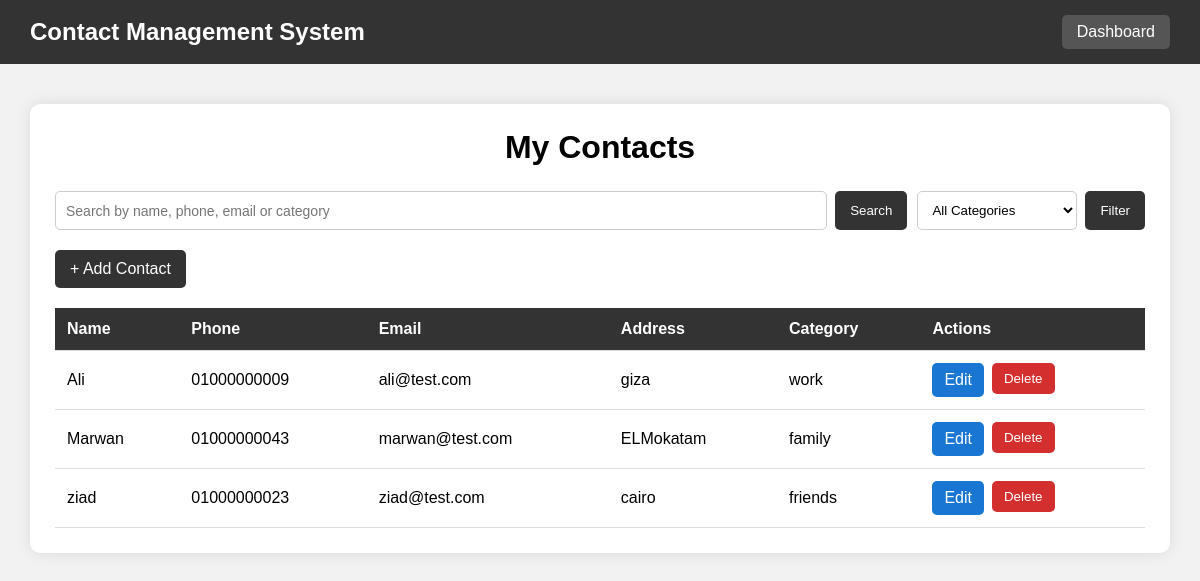
/contacts (signed in), run on the app's committed database.
### tables this page shows
CREATE TABLE Contacts (
            id INTEGER PRIMARY KEY AUTOINCREMENT,
            user_id INTEGER NOT NULL,
            name TEXT NOT NULL,
            phone TEXT,
            email TEXT,
            address TEXT,
            category TEXT,
            created_at TIMESTAMP DEFAULT CURRENT_TIMESTAMP,
            updated_at TIMESTAMP DEFAULT CURRENT_TIMESTAMP,
            FOREIGN KEY (user_id) REFERENCES Users(id)
        );

### app.py (the view, shortened to what this page needs)
@app.route("/contacts")
def contacts():
    if "user_id" not in session:
        return redirect("/")
    search = request.args.get("search", "").strip()
    category = request.args.get("category", "").strip()
    connection = get_db_connection()
    query = """
        SELECT *
        FROM Contacts
        WHERE user_id = ?
    """
    parameters = [session["user_id"]]
    if category:
        query += " AND category = ?"
        parameters.append(category)
    query += " ORDER BY id DESC"
    contacts = connection.execute(
        query,
        parameters
    ).fetchall()
    categories = connection.execute(
        """
        SELECT DISTINCT category
        FROM Contacts
        WHERE user_id = ?
        AND category IS NOT NULL
        AND category != ''
        ORDER BY category
        """,
        (session["user_id"],)
    ).fetchall()
    connection.close()
    return render_template(
        "contacts.html",
        contacts=contacts,
        search=search,
        category=category,
        categories=categories
    )

### app.py (called while the page is built)
def get_db_connection():
    connection = sqlite3.connect("contacts.db")
    connection.row_factory = sqlite3.Row
    return connection

### templates/contacts.html (shortened to what this page needs)
<!DOCTYPE html>
<html lang="en">
<head>
</head>
<body>
    <div class="navbar">
        <h2>Contact Management System</h2>
        <a class="back" href="/dashboard">Dashboard</a>
    </div>
    <div class="container">
        <div class="contacts-box">
            <h1>My Contacts</h1>
            <div class="filters">
                <form method="GET" action="/contacts" class="search-form">
                    <input type="text"
                           name="search"
                           class="search-input"
                           placeholder="Search by name, phone, email or category"
                           value="{{ search }}">
                    <button type="submit" class="search-button">
                        Search
                    </button>
                </form>
                <form method="GET" action="/contacts" class="category-form">
                    <select name="category"
                            class="category-select">
                        <option value="">
                            All Categories
                        </option>
                    </select>
                    <button type="submit" class="filter-button">
                        Filter
                    </button>
                </form>
            </div>
            <a class="add-button"
               href="/add-contact">
                + Add Contact
            </a>
            {% if contacts %}
            <div class="table-container">
                <table>
                    <thead>
                        <tr>
                            <th>Name</th>
                            <th>Phone</th>
                            <th>Email</th>
                            <th>Address</th>
                            <th>Category</th>
                            <th>Actions</th>
                        </tr>
                    </thead>
                    <tbody>
                        {% for contact in contacts %}
                        <tr>
                            <td>
                                {{ contact["name"] }}
                            </td>
                            <td>
                                {{ contact["phone"] }}
                            </td>
                            <td>
                                {{ contact["email"] }}
                            </td>
                            <td>
                                {{ contact["address"] }}
                            </td>
                            <td>
                                {{ contact["category"] }}
                            </td>
                            <td>
                                <div class="action-buttons">
                                    <a class="edit-button"
                                       href="/edit-contact/{{ contact['id'] }}">
                                        Edit
                                    </a>
                                    <form method="GET"
                                          action="/delete-contact/{{ contact['id'] }}"
                                          onsubmit="return confirm('Are you sure you want to delete this contact?');">
                                        <button type="submit"
                                                class="delete-button">
                                            Delete
                                        </button>
                                    </form>
                                </div>
                            </td>
                        </tr>
                        {% endfor %}
                    </tbody>
                </table>
            </div>
            {% endif %}
        </div>
    </div>
</body>
</html>

### templates/contacts.html (style rules this page uses)
body { font-family: Arial, sans-serif; background-color: #f2f2f2; margin: 0; }
.navbar { background-color: #333; color: white; padding: 15px 30px; display: flex; justify-content: space-between; align-items: center; }
.navbar h2 { margin: 0; }
.back { color: white; text-decoration: none; background-color: #555; padding: 8px 15px; border-radius: 5px; }
.container { width: 95%; max-width: 1200px; margin: 40px auto; }
.contacts-box { background-color: white; padding: 25px; border-radius: 10px; box-shadow: 0 0 15px rgba(0, 0, 0, 0.1); }
h1 { margin-top: 0; text-align: center; margin-bottom: 25px; }
.filters { display: flex; gap: 10px; margin-bottom: 20px; flex-wrap: wrap; }
.search-form { display: flex; gap: 8px; flex: 1; min-width: 300px; }
.search-input { flex: 1; padding: 10px; border: 1px solid #ccc; border-radius: 5px; font-size: 14px; }
.search-button { padding: 10px 15px; background-color: #333; color: white; border: none; border-radius: 5px; cursor: pointer; }
.category-form { display: flex; gap: 8px; }
.category-select { padding: 10px; border: 1px solid #ccc; border-radius: 5px; min-width: 160px; background-color: white; }
.filter-button { padding: 10px 15px; background-color: #333; color: white; border: none; border-radius: 5px; cursor: pointer; }
.add-button { display: inline-block; margin-bottom: 20px; text-decoration: none; background-color: #333; color: white; padding: 10px 15px; border-radius: 5px; }
.table-container { overflow-x: auto; }
table { width: 100%; border-collapse: collapse; }
th, td { padding: 12px; text-align: left; border-bottom: 1px solid #ddd; }
th { background-color: #333; color: white; }
.action-buttons { display: flex; gap: 8px; }
.edit-button { background-color: #1976d2; color: white; text-decoration: none; padding: 8px 12px; border-radius: 5px; }
.delete-button { background-color: #d32f2f; color: white; border: none; padding: 8px 12px; border-radius: 5px; cursor: pointer; }

### data on the page
Contacts: name "Ali", phone "01000000009", email "ali@test.com", address "giza", category "work"
Contacts: name "Marwan", phone "01000000043", email "marwan@test.com", address "ELMokatam", category "family"
Contacts: name "ziad", phone "01000000023", email "ziad@test.com", address "cairo", category "friends"
